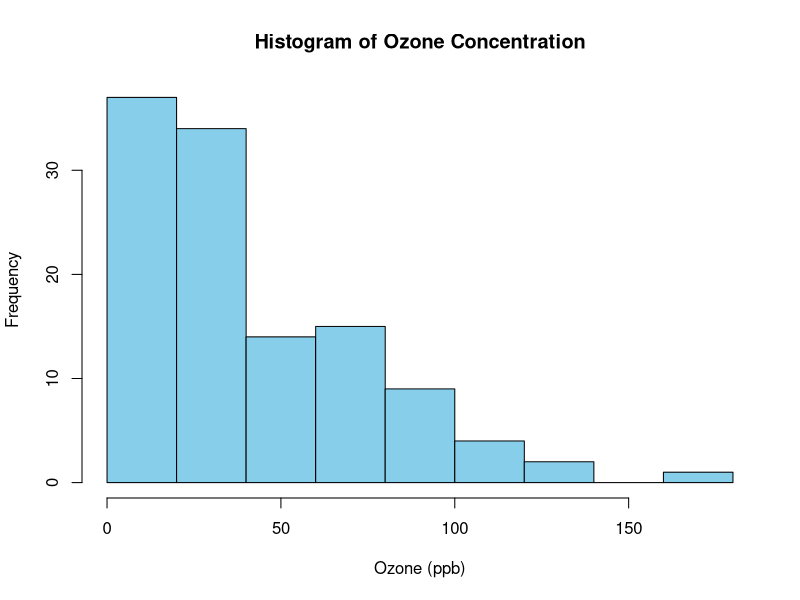
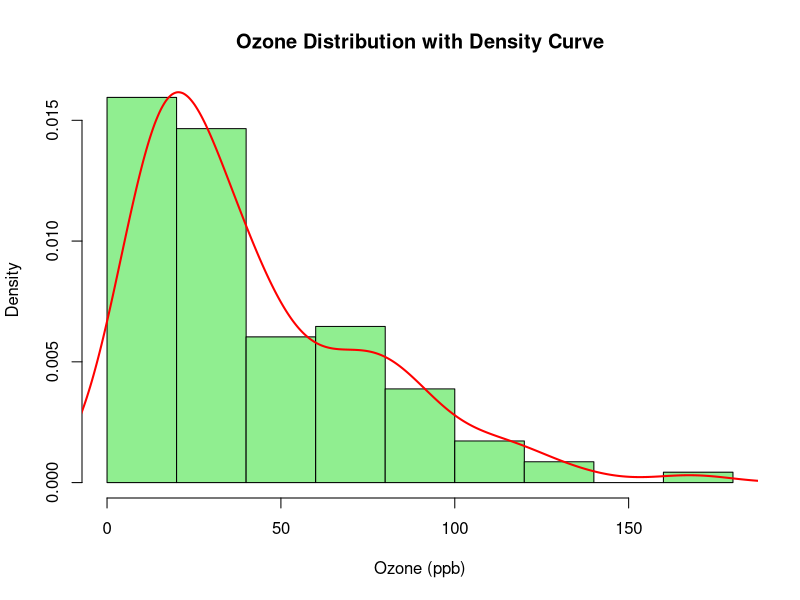
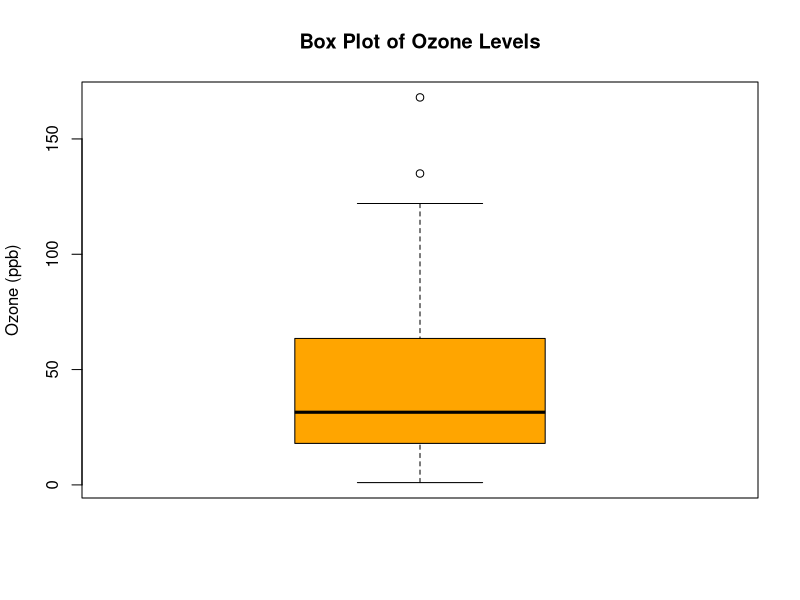
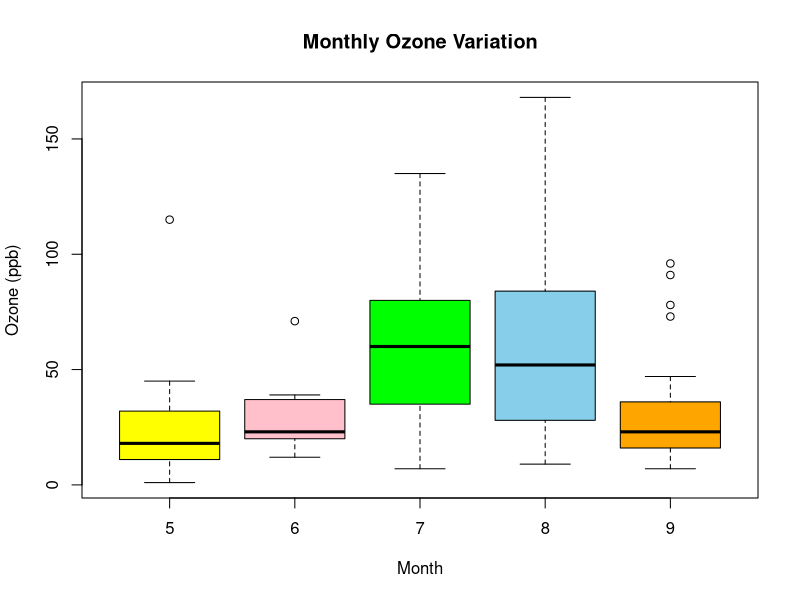
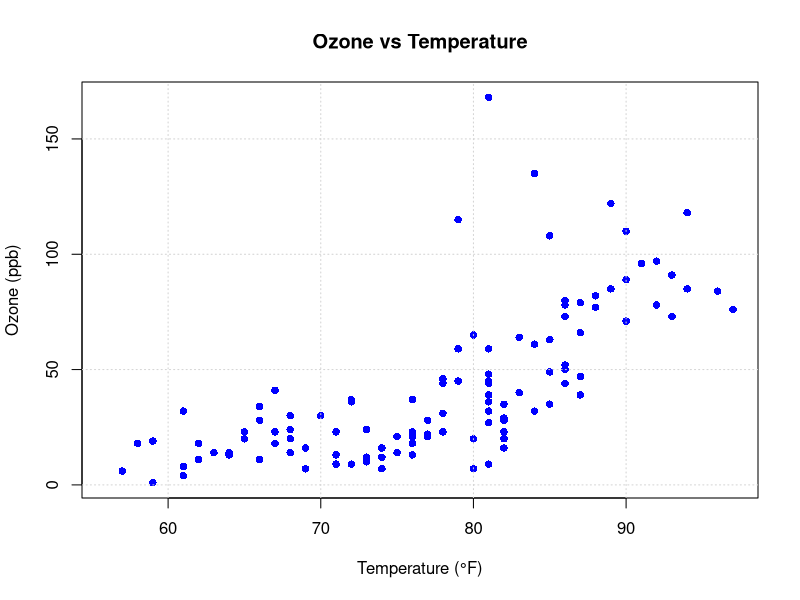
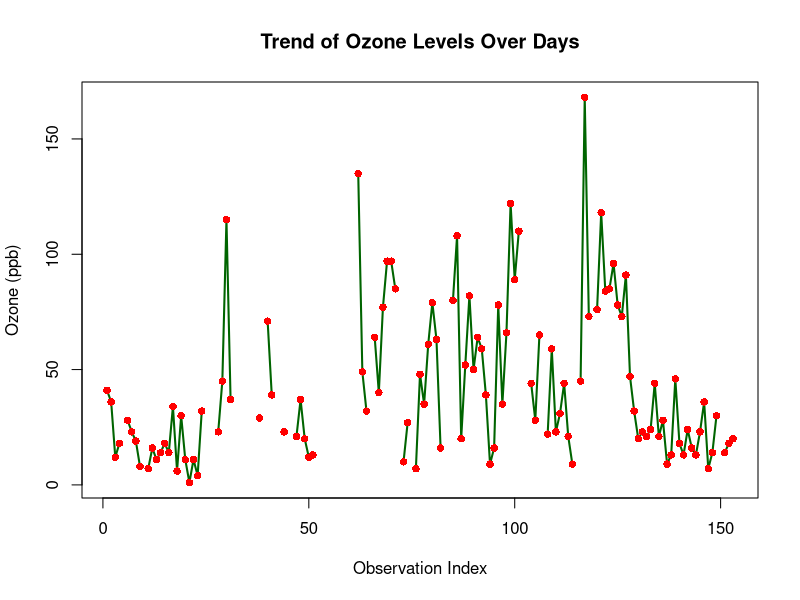
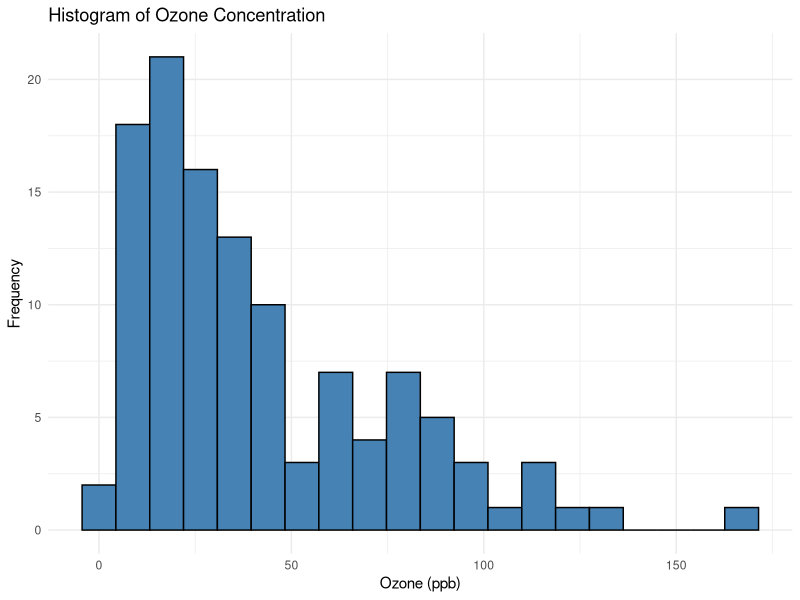
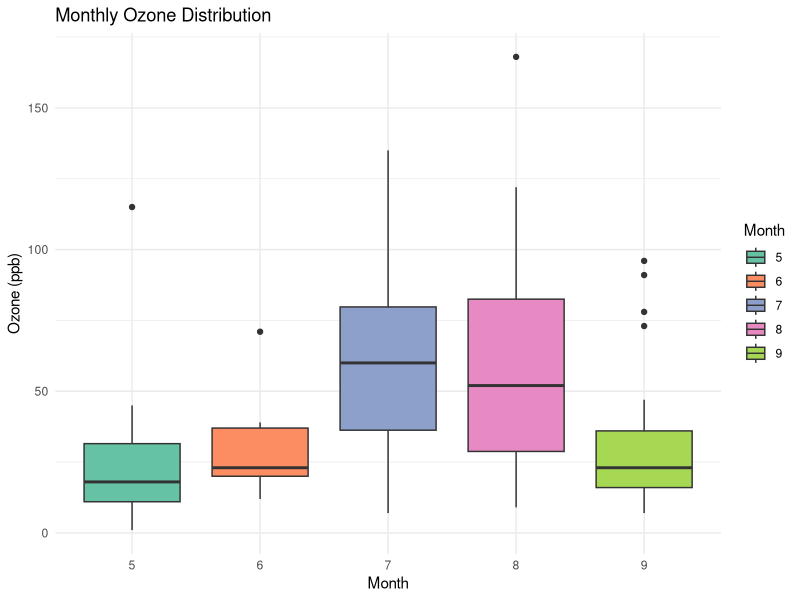

R code for these plots, in order:

# Load dataset
data(airquality)

str(airquality)
View(airquality)
class(airquality)
?airquality

#  Basic Histogram of Ozone
hist(airquality$Ozone,
     main = "Histogram of Ozone Concentration",
     xlab = "Ozone (ppb)",
     ylab = "Frequency",
     col = "skyblue",
     border = "black")

# 🔹 Improved Histogram with Density

hist(airquality$Ozone,
     probability = TRUE,
     main = "Ozone Distribution with Density Curve",
     xlab = "Ozone (ppb)",
     col = "lightgreen",
     border = "black")

lines(density(airquality$Ozone, na.rm = TRUE),
      col = "red",
      lwd = 2)

# Box Plot of Ozone

boxplot(airquality$Ozone,
        main = "Box Plot of Ozone Levels",
        ylab = "Ozone (ppb)",
        col = "orange")

#  Box Plot by Month (Grouped)

boxplot(Ozone ~ Month,
        data = airquality,
        main = "Monthly Ozone Variation",
        xlab = "Month",
        ylab = "Ozone (ppb)",
        col = c("yellow","pink","green","skyblue","orange"))


#  Scatter Plot: Ozone vs Temperature
plot(airquality$Temp, airquality$Ozone,
     main = "Ozone vs Temperature",
     xlab = "Temperature (°F)",
     ylab = "Ozone (ppb)",
     col = "blue",
     pch = 16)

grid()


# Line Plot of Ozone Over Time

plot(airquality$Ozone,
     type = "l",
     main = "Trend of Ozone Levels Over Days",
     xlab = "Observation Index",
     ylab = "Ozone (ppb)",
     col = "darkgreen",
     lwd = 2)

points(airquality$Ozone, pch = 16, col = "red")

# 🔹 ggplot2 Visualizations

library(ggplot2)

# Histogram (professional)
ggplot(airquality, aes(x = Ozone)) +
  geom_histogram(fill = "steelblue",
                 color = "black",
                 bins = 20,
                 na.rm = TRUE) +
  labs(title = "Histogram of Ozone Concentration",
       x = "Ozone (ppb)",
       y = "Frequency") +
  theme_minimal()


# ggplot Box Plot by Month

ggplot(airquality,
       aes(x = factor(Month), y = Ozone, fill = factor(Month))) +
  geom_boxplot(na.rm = TRUE) +
  scale_fill_brewer(palette = "Set2") +
  labs(title = "Monthly Ozone Distribution",
       x = "Month",
       y = "Ozone (ppb)",
       fill = "Month") +
  theme_minimal()

#  ggplot Scatter with Trend Line
ggplot(airquality,
       aes(x = Temp, y = Ozone)) +
  geom_point(color = "purple", na.rm = TRUE) +
  geom_smooth(method = "lm", se = FALSE, color = "red") +
  labs(title = "Relationship Between Temperature and Ozone",
       x = "Temperature (°F)",
       y = "Ozone (ppb)") +
  theme_minimal()

